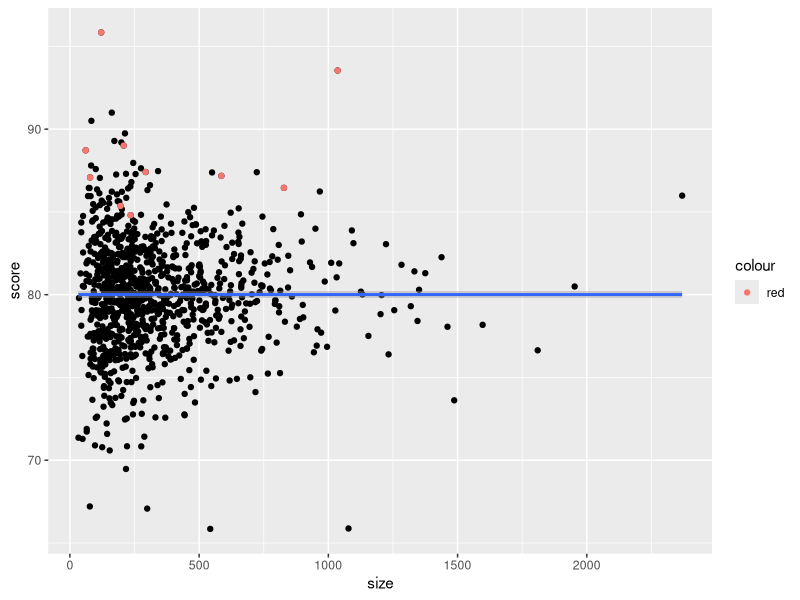
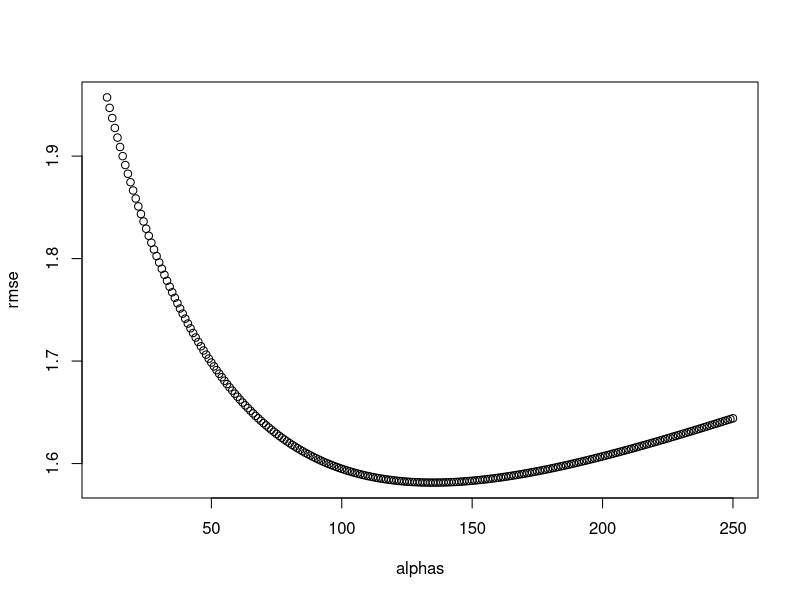
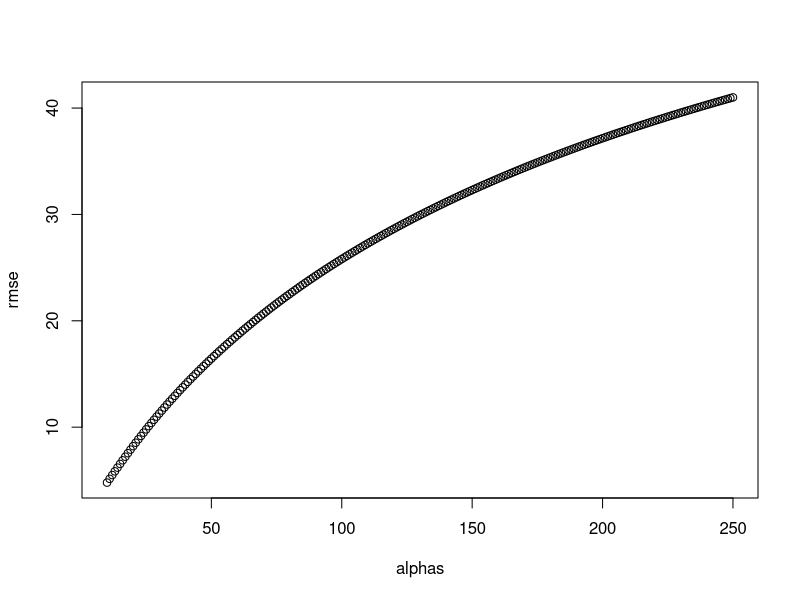

The R script that drew these images, in order:
.libPaths('C:/Users/BrBl1834/R/win-library')
library(tidyverse)
options(digits=7)

# set.seed(1986) # if using R 3.5 or earlier
set.seed(1986, sample.kind="Rounding") # if using R 3.6 or later
n <- round(2^rnorm(1000, 8, 1))

# set.seed(1) # if using R 3.5 or earlier
set.seed(1, sample.kind="Rounding") # if using R 3.6 or later
mu <- round(80 + 2*rt(1000, 5))
range(mu)
schools <- data.frame(id = paste("PS",1:1000),
                      size = n,
                      quality = mu,
                      rank = rank(-mu))

schools %>% top_n(10, quality) %>% arrange(desc(quality))

# set.seed(1) # if using R 3.5 or earlier
set.seed(1, sample.kind="Rounding") # if using R 3.6 or later
mu <- round(80 + 2*rt(1000, 5))

scores <- sapply(1:nrow(schools), function(i){
  scores <- rnorm(schools$size[i], schools$quality[i], 30)
  scores
})
schools <- schools %>% mutate(score = sapply(scores, mean))

# Q1 top schools
top10 <- head(schools[rev(order(schools$score)),],10)
top10

# Q2
median(schools$size)
median(top10$size)

# Q3
worst10 <- tail(schools[rev(order(schools$score)),],10)
median(worst10$size)

# Q4
top10qual<-head(schools[rev(order(schools$quality)),],10)
ggplot(schools,aes(size, score)) + geom_point() + geom_smooth() + geom_point(data=top10qual,aes(size, score,col="red"))

# Q5 regularization
overall <- mean(sapply(scores, mean))

alpha <- 25
score_reg <- sapply(scores, function(x){
  overall + sum(x-overall)/(length(x)+alpha)
  })
schools %>% mutate(score_reg = score_reg) %>%
  top_n(10, score_reg) %>% arrange(desc(score_reg))



# Q6 better alpha
alphas <- seq(10,250,1)

# my code: not correct -> using sapply with function(i)-> i is not the index of "alphas", 
# but the value for each element of alpha -->first i is 10 --> alpha=alphas[10]=19, and not 10 as I thought it would
RMSEs <- sapply(alphas, function(i){
  alpha<-alphas[i]
  print(alpha)
  score_reg <- sapply(scores, function(x){
  overall + sum(x-overall)/(length(x)+alpha)
  })
  RMSE <- sqrt(mean((score_reg-schools$quality)^2))
  RMSE
})
  
alphas[which.min(RMSEs)]


# solution
alphas <- seq(10,250)
rmse <- sapply(alphas, function(alpha){
  score_reg <- sapply(scores, function(x) overall+sum(x-overall)/(length(x)+alpha))
  sqrt(mean((score_reg - schools$quality)^2))
})
plot(alphas, rmse)
alphas[which.min(rmse)]


# Q7 apply best alpha
overall <- mean(sapply(scores, mean))

alpha <- alphas[which.min(rmse)]
score_reg <- sapply(scores, function(x){
  overall + sum(x-overall)/(length(x)+alpha)
})
schools %>% mutate(score_reg = score_reg) %>%
  top_n(10, score_reg) %>% arrange(desc(score_reg))

# Q8: cfr Q6, but without centering the values around 0 (i.e. without substracting overall mean)
alphas <- seq(10,250)
rmse <- sapply(alphas, function(alpha){
  score_reg <- sapply(scores, function(x) sum(x)/(length(x)+alpha))
  sqrt(mean((score_reg - schools$quality)^2))
})
plot(alphas, rmse)
alphas[which.min(rmse)]
